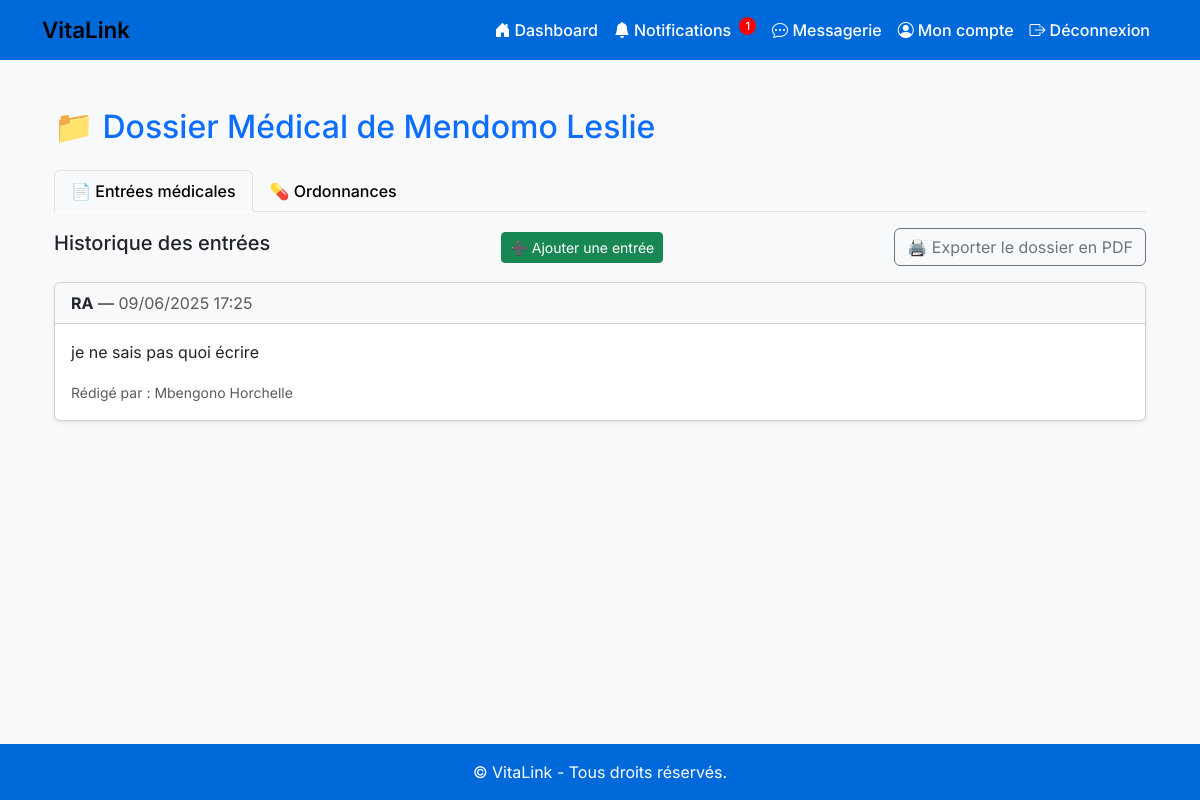
/dossier/4/ (signed in), run on the app's committed database.
### accounts/models.py (models this page shows, shortened)
class DossierMedical(models.Model):
    patient = models.OneToOneField(CustomUser, on_delete=models.CASCADE, related_name='dossier')
    date_creation = models.DateTimeField(auto_now_add=True)

class CustomUser(AbstractUser):
    ROLE_CHOICES = [
        ('patient', 'Patient'),
        ('medecin', 'Médecin'),
        ('admin', 'Administrateur'),
    ]
    role = models.CharField(max_length=10, choices=ROLE_CHOICES, default='patient')
    telephone = models.CharField(max_length=22, default='')
    date_created = models.DateTimeField(auto_now_add=True)  # <- Ajout

class EntreeDossier(models.Model):
    dossier = models.ForeignKey(DossierMedical, on_delete=models.CASCADE, related_name='entrees')
    date = models.DateTimeField(auto_now_add=True)
    titre = models.CharField(max_length=255)
    description = models.TextField()
    auteur = models.ForeignKey(CustomUser, on_delete=models.SET_NULL, null=True, related_name='entrees_medicales')  # généralement médecin
    fichier = models.FileField(upload_to='documents_dossier/', blank=True, null=True)

### accounts/views.py (the view)
# urls.py: path('dossier/<int:patient_id>/', voir_dossier, name='voir_dossier'),
@login_required
def voir_dossier(request, patient_id):
    if request.user.role == 'medecin':
        dossier = get_object_or_404(DossierMedical, patient__id=patient_id)
    elif request.user.role == 'patient' and request.user.id == patient_id:
        dossier = get_object_or_404(DossierMedical, patient=request.user)
    else:
        return HttpResponseForbidden("Accès interdit.")
    ordonnances = Ordonnance.objects.filter(patient=dossier.patient).order_by('-date')
    if request.method == 'POST' and 'ajouter_ordonnance' in request.POST:
        if request.user.role != 'medecin':
            return HttpResponseForbidden("Accès interdit. Réservé aux médecins.")
        form = OrdonnanceForm(request.POST, request.FILES)
        if form.is_valid():
            ordonnance = form.save(commit=False)
            ordonnance.patient = dossier.patient
            ordonnance.auteur = request.user
            ordonnance.save()
            return redirect('voir_dossier', patient_id=patient_id)
    else:
        form = OrdonnanceForm()
    return render(request, 'dossiers/voir_dossier.html', {
        'dossier': dossier,
        'ordonnances': ordonnances,
        'form': form,
    })

### accounts/context_processors.py (called while the page is built)
def profil_incomplet_notification(request):
    if not request.user.is_authenticated:
        return {}
    user = request.user
    now = timezone.now()
    if user.date_created + timedelta(hours=24) > now:
        return {}
    if user.role == 'patient' and not hasattr(user, 'patientprofile'):
        return {'show_profil_notification': True, 'profil_url': 'completer_profil_patient'}
    if user.role == 'medecin' and not hasattr(user, 'doctorprofile'):
        return {'show_profil_notification': True, 'profil_url': 'completer_profil_medecin'}
    return {}

### templates/dossiers/voir_dossier.html (shortened to what this page needs)
{% extends 'base.html' %}
{% block content %}
<div class="container mt-4">
  <h2 class="mb-4 text-primary">📁 Dossier Médical de {{ dossier.patient.get_full_name }}</h2>
  <ul class="nav nav-tabs" id="dossierTab" role="tablist">
    <li class="nav-item" role="presentation">
      <button class="nav-link active" id="entrees-tab" data-bs-toggle="tab" data-bs-target="#entrees" type="button" role="tab">
        📄 Entrées médicales
      </button>
    </li>
    <li class="nav-item" role="presentation">
      <button class="nav-link" id="ordonnances-tab" data-bs-toggle="tab" data-bs-target="#ordonnances" type="button" role="tab">
        💊 Ordonnances
      </button>
    </li>
  </ul>
  <div class="tab-content mt-3" id="dossierTabContent">
    <div class="tab-pane fade show active" id="entrees" role="tabpanel">
      <div class="d-flex justify-content-between align-items-center mb-3">
        <h5>Historique des entrées</h5>
        <a href="{% url 'ajouter_entree' dossier.patient.id %}" class="btn btn-success btn-sm">➕ Ajouter une entrée</a>
        <a href="{% url 'export_dossier_pdf' dossier.patient.id %}" class="btn btn-outline-secondary">
            🖨️ Exporter le dossier en PDF
        </a>
      </div>
      {% if dossier.entrees.all %}
        {% for entree in dossier.entrees.all %}
          <div class="card mb-4 shadow-sm">
            <div class="card-header bg-light">
              <strong>{{ entree.titre }}</strong> —
              <span class="text-muted">{{ entree.date|date:"d/m/Y H:i" }}</span>
            </div>
            <div class="card-body">
              <p>{{ entree.description }}</p>
              <small class="text-muted">Rédigé par : {{ entree.auteur.get_full_name|default:entree.auteur.username }}</small>
            </div>
          </div>
        {% endfor %}
      {% else %}
        <div class="alert alert-info">Aucune entrée dans ce dossier médical.</div>
      {% endif %}
    </div>
  </div>
</div>
{% endblock %}

### templates/base.html (style rules this page uses)
body { font-family: 'Inter', sans-serif; background-color: #f8f9fa; }
.nav-link { color: #ffffff !important; font-weight: 500; }

### templates/dossiers/voir_dossier.html (style rules this page uses)
.nav-tabs .nav-link { color: #000 !important; }
.nav-tabs .nav-link.active { background-color: #f8f9fa; border-color: #dee2e6 #dee2e6 #fff; color: #000 !important; }

### data on the page
DossierMedical: patient.get_full_name "Mendomo Leslie"
EntreeDossier: titre "RA", date "09/06/2025 17:25", description "je ne sais pas quoi écrire", auteur.get_full_name "Mbengono Horchelle"

### other printed values
{{ nb_notifications_non_lues }} "1"
